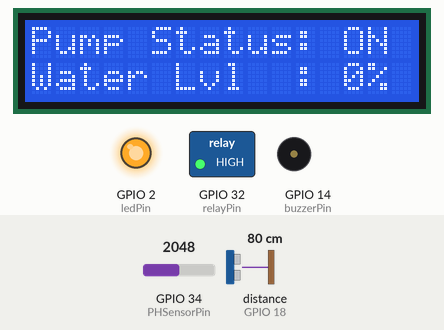
A sketch run on a simulated ESP32. On the bench: 16×2 character LCD, switched loads named in the sketch (green lamp = pin HIGH), output pins drawn as LEDs (lit = HIGH), buzzer (waves = sounding, pin HIGH). Wiring (inferred from the names in the program): ultrasonic range finder: trigger GPIO 5; echo GPIO 18. The test bench sets the inputs (shaded band); at power-on: distance to the obstacle (sensor on GPIO 18) 80 cm, GPIO 34 (PHSensorPin) = 2048 (analog values on the 0–4095 scale). The echo pulse lasts 58.3 µs per cm; WiFi joins after 1.5 s; servers stay silent unless stated; pins used as bus, display or sensor lines are not drawn; what the sketch prints to the serial monitor is not drawn.

Above: at 8.1 s.
8.2 s: distance to the obstacle (sensor on GPIO 18) set to 2 cm
At 12.7 s:
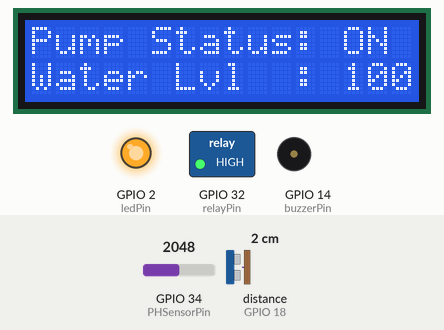
13.1 s: distance to the obstacle (sensor on GPIO 18) set to 18 cm
At 17.0 s:
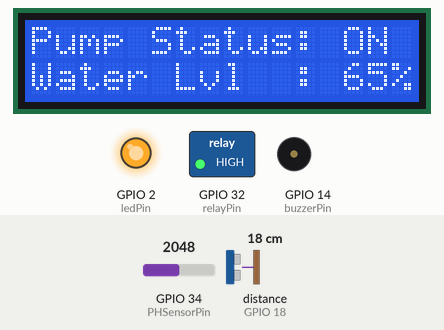
17.3 s: distance to the obstacle (sensor on GPIO 18) set to 26 cm
At 21.3 s:
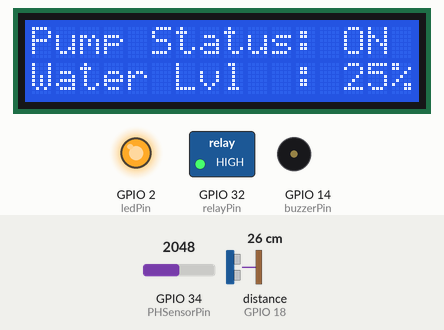
21.6 s: distance to the obstacle (sensor on GPIO 18) set to 32 cm
At 25.2 s:
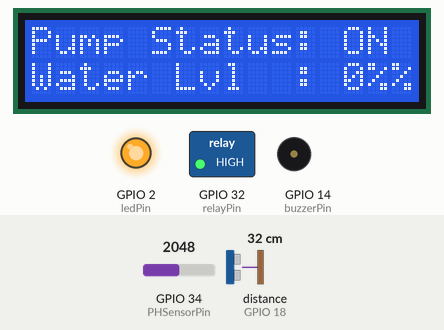
25.7 s: distance to the obstacle (sensor on GPIO 18) set to 4 cm
At 29.6 s:
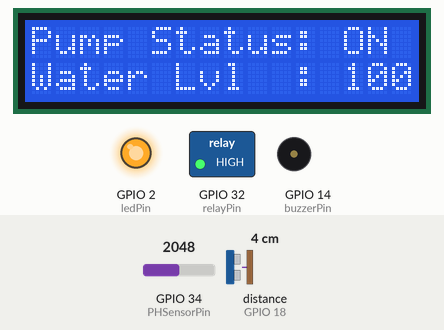
Timing chart, 0 to 30.9 s (numbered marks = the images above; inputs shaded):
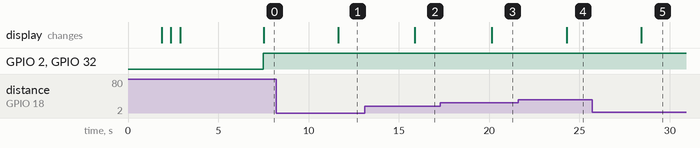

The sketch:

Water_Tank.ino
```cpp
#define BLYNK_PRINT Serial

#define BLYNK_TEMPLATE_ID "TMPL6oCHooQrk"
#define BLYNK_TEMPLATE_NAME "Water level monitor"
#define BLYNK_AUTH_TOKEN "qg0Xrr-hhsu7jUozOFAWu6t_J2KpUbis"

#include <Wire.h>
#include <LiquidCrystal_I2C.h>  // Include the LiquidCrystal I2C library
#include <WiFi.h>
#include <WiFiClient.h>
#include <BlynkSimpleEsp32.h>

char ssid[] = "Pixel_5200";
char pass[] = "11112222";

// Pin Definitions
int ledPin = 2;  // GPIO 2 for LED
const int trigPin = 5;  // Ultrasonic TRIG pin
const int echoPin = 18;  // Ultrasonic ECHO pin
const int relayPin = 32;  // GPIO pin for relay
const int buzzerPin = 14;  // GPIO pin for the buzzer
const int PHSensorPin = 34;

// LCD Configuration
int lcdColumns = 16;
int lcdRows = 2;
LiquidCrystal_I2C lcd(0x27, lcdColumns, lcdRows);  // LCD at address 0x27

// Variables
long duration;
int distance;
bool buzzerActivated = false;  // Flag to track if the buzzer has been activated
int waterLevelPercentage = 0;  // Variable to store water level percentage

// Constants
const int maxDistance = 30;  // Maximum distance (e.g., when the tank is empty)
const int minDistance = 10;   // Minimum distance (e.g., when the tank is full)

//PH Sensor
float calibration_value = 22.15;
unsigned long int avgValue;
int buf[10], temp;

void setup() {
  Serial.begin(115200);
  Blynk.begin(BLYNK_AUTH_TOKEN, ssid, pass);

  startUpText();

  delay(2000);

  // Pin Modes
  pinMode(relayPin, OUTPUT);
  pinMode(ledPin, OUTPUT);
  pinMode(trigPin, OUTPUT);
  pinMode(echoPin, INPUT);
  pinMode(buzzerPin, OUTPUT);
  pinMode(PHSensorPin, INPUT);

  analogReadResolution(10);

  digitalWrite(relayPin, LOW);  // Start with relay off
}
void loop() {
  Blynk.run();

  delay(1000);

  // Ultrasonic Sensor: Measure Distance
  digitalWrite(trigPin, LOW);
  delayMicroseconds(2);
  digitalWrite(trigPin, HIGH);
  delayMicroseconds(10);
  digitalWrite(trigPin, LOW);
  duration = pulseIn(echoPin, HIGH);
  distance = duration * 0.034 / 2;
  Serial.print("Distance: ");
  Serial.print(distance);
  Serial.println(" cm");

  for(int i = 0; i < 10; i++){
    buf[i] = analogRead(PHSensorPin);
    delay(10);
  }

  for(int i = 0; i < 9; i++){
    for(int j = i; j < 10; j++){
      if(buf[i] > buf[j]){
        temp = buf[i];
        buf[i] = buf[j];
        buf[j] = temp;
      }
    }
  }

  avgValue = 0;
  for(int i = 2; i < 8; i++){
    avgValue += buf[i];
  }

  float voltage = (float)avgValue * 3.3/1024/6;
  Serial.print("Voltage: ");
  Serial.println(voltage);

  float phValue = -5.70 * voltage + calibration_value;

  Serial.print("pH Value: ");
  Serial.println(phValue);
  Blynk.virtualWrite(V2, phValue);
  delay(1000);

  // Calculate water level percentage
  if (distance > maxDistance) {
    distance = maxDistance;  // Limit distance to maxDistance
  }
  if (distance < minDistance) {
    distance = minDistance;  // Limit distance to minDistance
  }

  // Calculate the water level percentage (0% = minDistance, 100% = maxDistance)
  waterLevelPercentage = map(distance, minDistance, maxDistance, 100, 0);

  // Send water level to Blynk virtual pin V1
  Blynk.virtualWrite(V1, waterLevelPercentage);
  Serial.print("Water Level: ");
  Serial.print(waterLevelPercentage);
  Serial.println("%");

  // Control Relay and Display on LCD
  if (distance >= 20){
    digitalWrite(relayPin, HIGH);  // Relay ON
    digitalWrite(ledPin, HIGH);

    // Only update pump status if it changes
    lcd.setCursor(0, 0);
    lcd.print("Pump Status: ON   ");  // Extra spaces to clear previous text
    displayWaterLevel(waterLevelPercentage);
    //Blynk.logEvent("water_notifi", "Warning!! Water level is too low -> water pump ON");
    delay(2000);

    // Send pump status to Blynk (V0)
    Blynk.virtualWrite(V0, "ON");
    buzzerActivated = false;  // Reset the flag when distance is >= 30 cm
  }

  if(distance <= 7 && !buzzerActivated){
    digitalWrite(relayPin, LOW);  // Relay OFF
    digitalWrite(ledPin, LOW);
    digitalWrite(buzzerPin, HIGH);
    delay(1000);
    digitalWrite(buzzerPin, LOW);
    buzzerActivated = true;  // Set flag so the buzzer doesn't repeat

    // Only update pump status if it changes
    lcd.setCursor(0, 0);
    lcd.print("Pump Status: OFF  ");  // Extra spaces to clear previous text
    displayWaterLevel(waterLevelPercentage);
    delay(2000);

    // Send pump status to Blynk (V0)
    Blynk.virtualWrite(V0, "OFF");
  }

  // Always update the water level at the end
  displayWaterLevel(waterLevelPercentage);
}


void displayWaterLevel(int waterLevelPercentage){
  lcd.setCursor(0, 1);
  lcd.print("Water Lvl  : ");
  lcd.print(waterLevelPercentage);
  lcd.print("%");
}

void startUpText(){
  // Initialize LCD
  lcd.init();
  lcd.backlight();
  lcd.setCursor(0, 0);
  lcd.print("Initiating");
  for(int i=0;i<3;i++){
    lcd.print(".");
    delay(500);
  }
}
```

Measured:
- the behaviour switches between 29 and 30 cm on distance to the obstacle (sensor on GPIO 18) (found by bisection; images 3 and 4)
- after the input at 8.2 s, the display: changes after 3.5 s (image 1)
- after the input at 13.1 s, the display: changes after 2.8 s (image 2)
- after the input at 17.3 s, the display: changes after 2.8 s (image 3)
- after the input at 21.6 s, the display: changes after 2.7 s (image 4)
- after the input at 25.7 s, the display: changes after 2.7 s (image 5)
